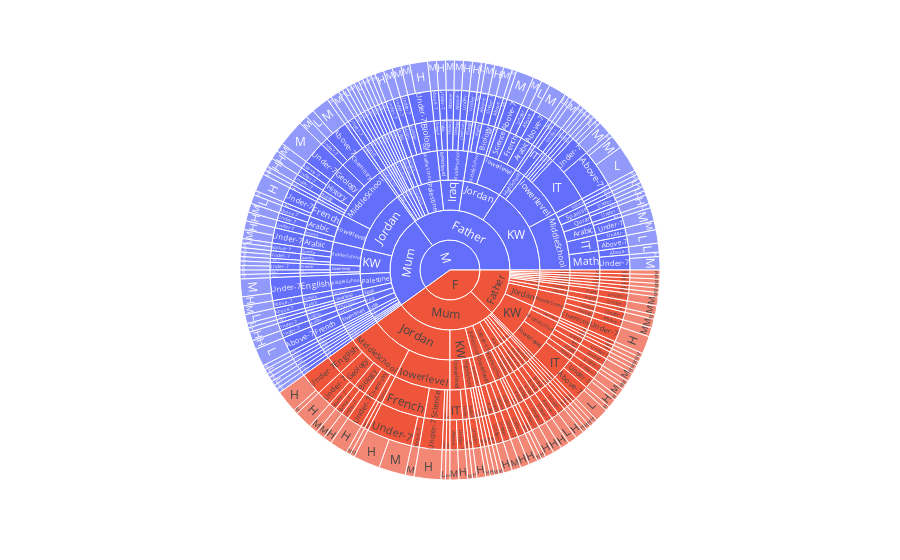

Notebook cell for this chart:
### Code cell
fig = px.sunburst(ParentschoolSatisfaction_Good, path=["gender",'Relation','NationalITy','StageID','Topic','StudentAbsenceDays',
                                    'Class'])
fig.show()

### Figure 1 — Plotly figure (JSON) as saved in the notebook; plotly's stock layout.template omitted (floating-point values rounded to 4 significant figures; data arrays with more than 128 entries replaced by an {"elided": "..."} marker saying what was removed)
{"data": [{"branchvalues": "total", "domain": {"x": [0, 1], "y": [0, 1]}, "hovertemplate": "labels=%{label}<br>count=%{value}<br>parent=%{parent}<br>id=%{id}<extra></extra>", "ids": {"elided": "541 str values"}, "labels": {"elided": "541 str values"}, "name": "", "parents": {"elided": "541 str values"}, "type": "sunburst", "values": {"elided": "541 int values"}}], "layout": {"legend": {"tracegroupgap": 0}, "margin": {"t": 60}}}
